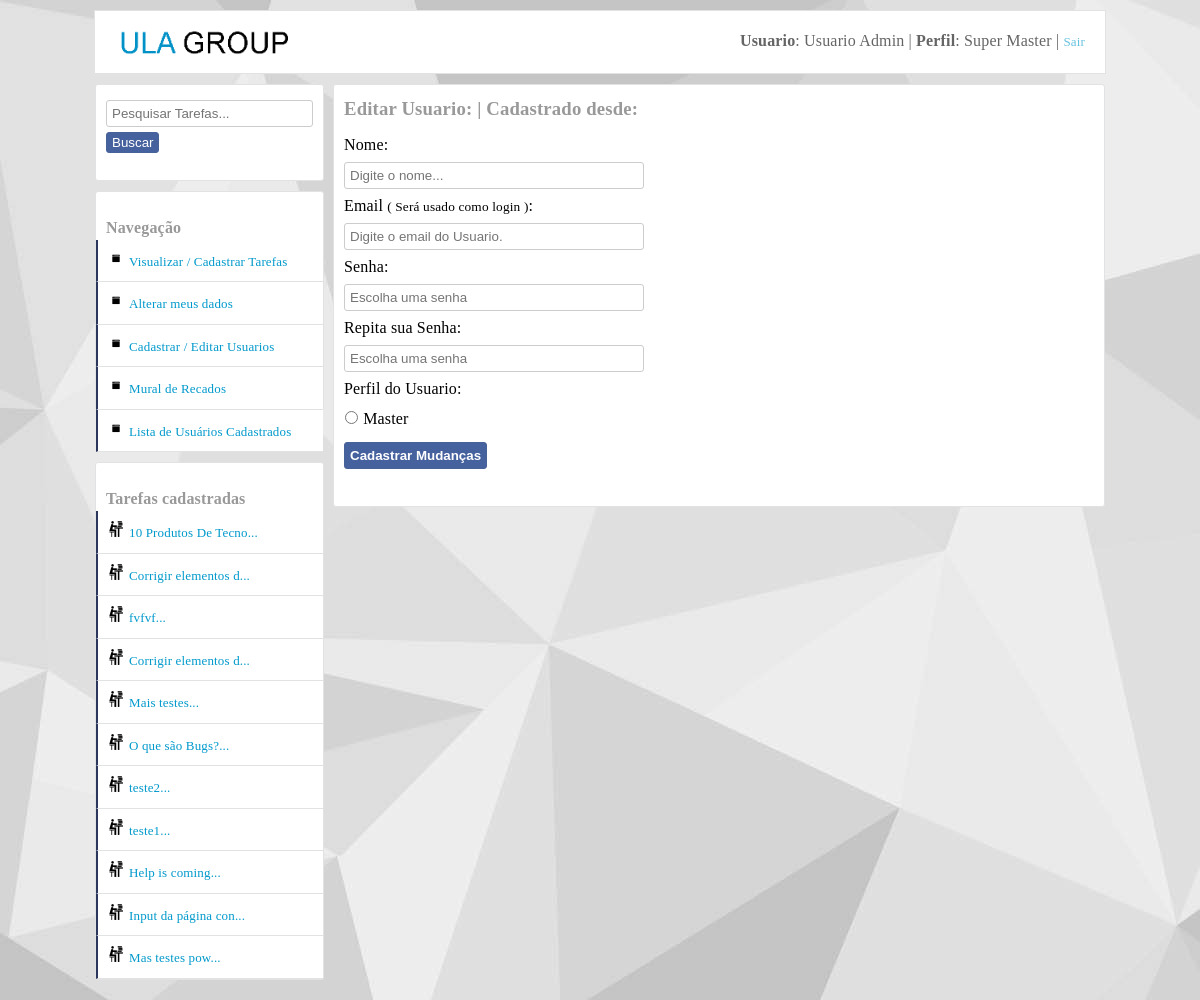
/alterar_meus_dados.php (signed in), run on the app's committed database.
### tables this page shows
CREATE TABLE IF NOT EXISTS `tarefas` (
  `id` int(11) NOT NULL AUTO_INCREMENT,
  `titulo` varchar(50) NOT NULL,
  `texto` text NOT NULL,
  `vinculoUsuario` int(11) NOT NULL,
  `dataCadastro` varchar(10) NOT NULL,
  `situacao` int(11) DEFAULT NULL,
  `dataAcao` varchar(10) DEFAULT NULL,
  `criadorDaTarefa` int(11) NOT NULL,
  PRIMARY KEY (`id`),
  KEY `fk_criador_da_tarefa` (`criadorDaTarefa`),
  KEY `fk_quem_vai_fazer_a_tarefa` (`vinculoUsuario`)
);

### Container.class.php (called while the page is built, shortened)
<?php
class Container
{
	public static function getUsuario()
	{
		$usuario = new UsuarioModel(self::getConexao());
		return $usuario;
	}
	public static function getConexao()
	{
		$servidor = "false";
		if ($servidor == "true")
		{
			$conexao = new Conexao("mysql.hostinger.com.br","u592982482_ney","u592982482_ney","32402709ney");
		}
		else
		{
			$conexao = new Conexao("localhost","tarefas","root","");
		}
	    return $conexao;
	}
}

### db/Conexao.class.php (called while the page is built, shortened)
<?php
class Conexao implements ConexaoInterface
{
	private $host;
	private $db;
	private $user;
	private $password;
	public function __construct($host, $db, $user, $password)
	{
		$this->host = $host;
		$this->db = $db;
		$this->user = $user;
		$this->password = $password;
	}
	public function connect()
	{
		return new \PDO("mysql:host={$this->host};dbname={$this->db}",$this->user,$this->password);
	}
}

### models/UsuarioModel.class.php (called while the page is built, shortened)
<?php
class UsuarioModel
{
	private $db;
	public function __construct(ConexaoInterface $conexao)
	{
		$this->db = $conexao->connect();
	}
	public function colecaoUsuarioTarefas()
	{
		$query = $this->db->prepare("select usuarios.id as idUsuario, tarefas.id as idTarefas,
        nome, login, perfil, usuarios.dataCadastro as usuarioDataDoCadastro,
        titulo, texto, tarefas.dataCadastro as tarefasDataDoCadastro,
        situacao, dataAcao, criadorDaTarefa, vinculoUsuario
        from usuarios join tarefas on tarefas.criadorDaTarefa =
        usuarios.id order by tarefas.id desc");
        $query->execute();
		return $query->fetchAll(PDO::FETCH_OBJ);
	}
}

### utilidades/functions.php (called while the page is built, shortened)
<?php
function DelimitarPorTamnho($entrada,$tamanho,$acabamento)
{
	$saida = str_split($entrada,$tamanho);
    return $saida[0].$acabamento;
}

### layout_parts/area_left.php (the view, shortened to what this page needs)
<div id="main-area-left">
<section class="left">
<div class="div_oculta_left">
<form method="get" action="dashboard.php">
	<input type="search" name="input_pesquisa" id="input_pesquisa" placeholder="Pesquisar Tarefas...">
	<button type="submit" class="button-postar">Buscar</button>
</form>
</div>
</section>
<section class="left">
<br>
<b>Navegação</b>
<ul id="menu-left" class="cadastrar-usuario">
	<li><a href="dashboard.php">Visualizar / Cadastrar Tarefas</a></li>
	<li><a href="alterar_meus_dados.php?alterarMeusDados">Alterar meus dados</a></li>
	<?php if ($_SESSION["perfil"] == "1"): ?>
	<li><a href="cadastrar_usuarios.php">Cadastrar / Editar Usuarios</a></li>
	<?php endif; ?>
	<li><a href="pagina_de_recados.php">Mural de Recados</a></li>
</ul>
</section>
<ul id="menu-left" class="cadastrar-usuario">
<li><a href="#" class="show_menu_usuarios_cadastrados">Lista de Usuários Cadastrados</a></li>
</ul>
<section class="left">
<br>
<b>Tarefas cadastradas</b>
<ul id="menu-left" class="cadastrar-usuario">
	<?php foreach($usuario->colecaoUsuarioTarefas() as $listar):?>
	  <li><a class="link-arquivos" href="visualizar_tarefa_completa.php?textoCompleto&id=<?php echo $listar->idTarefas; ?>" title="<?php echo $listar->titulo . ": (" . $listar->tarefasDataDoCadastro ." )"; ?>"><?php echo DelimitarPorTamnho($listar->titulo, 20, "..."); ?></a></li>
    <?php endforeach; ?>
</ul>
</section>
</div>

### css/style.css (style rules this page uses)
body { background:#e9eaed; font-family:Tahoma!important; margin:0; margin-bottom:20px; margin-top:10px; font-family: "freight-text-pro",Georgia,Cambria,"Times New Roman",Times,serif; letter-spacing: 0.01rem; font-weight: 400; font-style: normal; line-height: 1.5; background-image:url("css_img/fundo.jpg")!important; background-attachment: fixed; }
.button-postar { padding:5px; background:#46629e; border:1px solid #476199; border-radius:3px; color:white; margin:11px 0px; cursor:pointer; font-weight:bold; }
#main-area-left { width:229px; }
.left { width:227px; background:white; height:auto; margin-top:10px; border:1px solid #e1e2e3; border-radius:3px; }
.left b { margin-left:10px; margin-top:10px!important; color:#999999; }
input { width:300px; padding:5px; border-radius:3px; border:1px solid #cccccc; outline:none; margin-top:5px; margin-bottom:5px; }
button { margin-top:8px; }
a { color:#0099cc; font-size:13px; text-decoration:none; }
ul { margin:0; padding:0; list-style:none; }
#menu-left a { display:block; padding:10px; background:white; border-bottom:1px solid #e1e2e3; border-left:2px solid #2c375d; }
.cadastrar-usuario a::before { content: url(css_img/icone_cadastrar_usuario.png); margin-right:5px; }
.link-arquivos::before { content: url(css_img/icone_arquivos.png)!important; margin-right:5px; }
.show_menu_usuarios_cadastrados { display:block; padding-top:10px; padding-bottom:10px; background:white; width:205px; border-left:2px solid #009900; margin-left:1px; margin-top:-1px; }
.div_oculta_left { padding:10px; padding-bottom:0; }
.div_oculta_left input { width:207px; }
.div_oculta_left button { margin-top:0px; padding-top:2px; padding-bottom:2px; font-weight:normal; }

### css/SimpleAnimationCSS.css (style rules this page uses)
.comes-here { -webkit-animation:comes-here 1.5s 1; -moz-animation:comes-here 1.5s 1; -o-animation:comes-here 1.5s 1; -ms-animation:comes-here 1.5s 1; }

### data on the page
tarefas: titulo "10 Produtos De Tecno..."
tarefas: titulo "Corrigir elementos d..."
tarefas: titulo "fvfvf..."
tarefas: titulo "Corrigir elementos d..."
tarefas: titulo "Mais testes..."
tarefas: titulo "O que são Bugs?..."
tarefas: titulo "teste2..."
tarefas: titulo "teste1..."
tarefas: titulo "Help is coming..."
tarefas: titulo "Input da página con..."
tarefas: titulo "Mas testes pow..."

### other printed values
$_SESSION["nome"] "Usuario Admin"
$tipoPerfil "Super Master"
